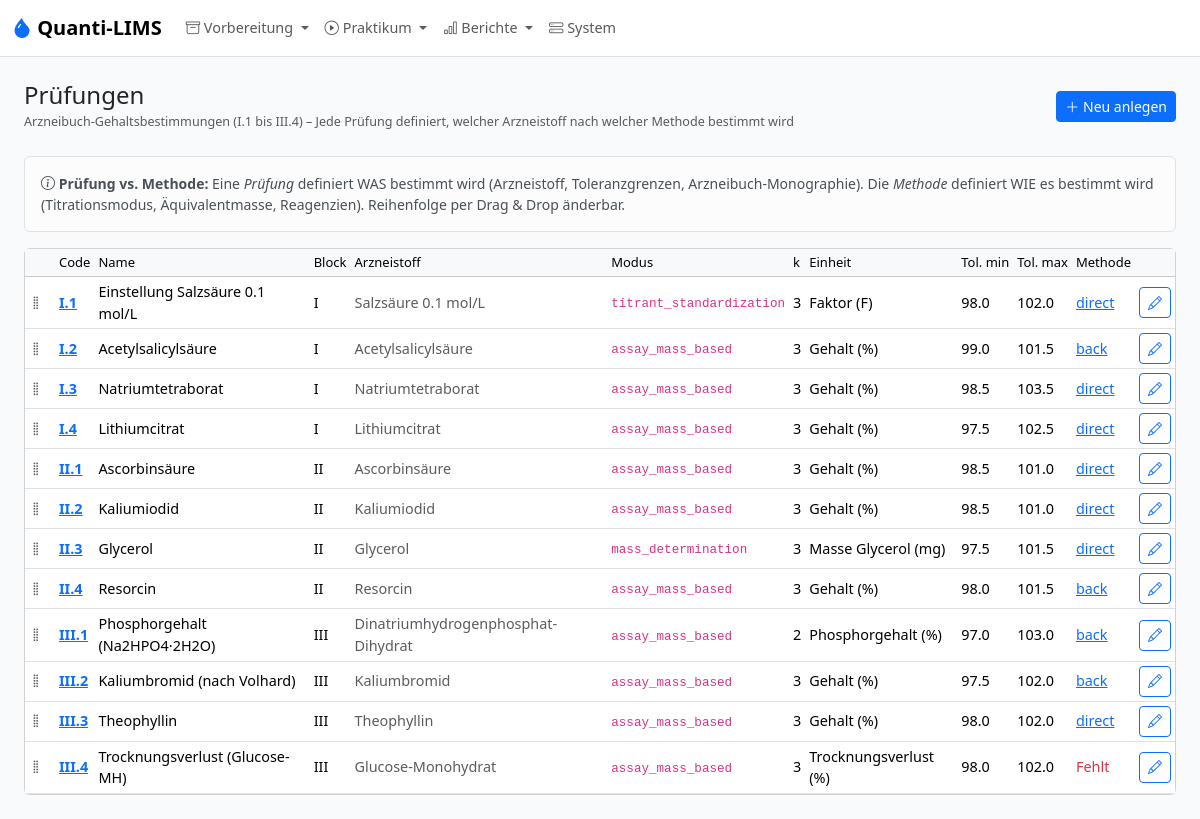
Page /admin/analyses on the committed database.
### models.py (models this page shows, shortened)
class Analysis(db.Model):
    __tablename__ = "analysis"
    id = db.Column(db.Integer, primary_key=True)
    block_id = db.Column(db.Integer, db.ForeignKey("block.id"), nullable=False)
    code = db.Column(db.String(10), unique=True, nullable=False)
    ordinal = db.Column(db.Integer, nullable=False)
    name = db.Column(db.String(200), nullable=False)
    substance_id = db.Column(db.Integer, db.ForeignKey("substance.id"), nullable=False)
    k_determinations = db.Column(db.Integer, nullable=False, default=3)
    result_unit = db.Column(db.String(20), nullable=False, default="%")
    result_label = db.Column(db.String(50), nullable=False, default="Gehalt")
    calculation_mode = db.Column(db.String(50), nullable=False, default=MODE_ASSAY_MASS_BASED)
    e_ab_g = db.Column(db.Float)
    g_ab_min_pct = db.Column(db.Float)
    g_ab_max_pct = db.Column(db.Float)
    source_reference = db.Column(db.String(255))
    tolerance_override_min_pct = db.Column(db.Float)
    tolerance_override_max_pct = db.Column(db.Float)
    notes = db.Column(db.Text)
    m_einwaage_min_mg = db.Column(db.Float, nullable=True)  # Min TA weighing mass (mass_determination mode, mg)
    m_einwaage_max_mg = db.Column(db.Float, nullable=True)  # Max TA weighing mass (mass_determination mode, mg)
    reported_molar_mass_gmol = db.Column(db.Float, nullable=True)
    reported_stoichiometry = db.Column(db.Float, nullable=True)
    block = db.relationship("Block", back_populates="analyses")
    substance = db.relationship("Substance", back_populates="analyses")
    method = db.relationship("Method", back_populates="analysis", uselist=False)
    batches = db.relationship("SampleBatch", back_populates="analysis")
    @property
    def tol_min(self) -> float | None:
        if self.tolerance_override_min_pct is not None:
            return self.tolerance_override_min_pct
        if self.g_ab_min_pct is not None:
            return self.g_ab_min_pct
        if self.substance and self.substance.g_ab_min_pct is not None:
            return self.substance.g_ab_min_pct
        return None
    @property
    def tol_max(self) -> float | None:
        if self.tolerance_override_max_pct is not None:
            return self.tolerance_override_max_pct
        if self.g_ab_max_pct is not None:
            return self.g_ab_max_pct
        if self.substance and self.substance.g_ab_max_pct is not None:
            return self.substance.g_ab_max_pct
        return None

class Block(db.Model):
    __tablename__ = "block"
    id = db.Column(db.Integer, primary_key=True)
    code = db.Column(db.String(10), unique=True, nullable=False)
    name = db.Column(db.String(120), nullable=False)
    max_days = db.Column(db.Integer, nullable=True)  # Orientation value; not a hard constraint
    analyses = db.relationship("Analysis", back_populates="block", order_by="Analysis.ordinal")
    colloquiums = db.relationship("Colloquium", back_populates="block")

class Substance(db.Model):
    __tablename__ = "substance"
    id = db.Column(db.Integer, primary_key=True)
    name = db.Column(db.String(200), unique=True, nullable=False)
    formula = db.Column(db.String(100))
    molar_mass_gmol = db.Column(db.Float)
    anhydrous_molar_mass_gmol = db.Column(db.Float, nullable=True)  # For hydrate correction (e.g. Li citrate tetrahydrate)
    e_ab_g = db.Column(db.Float)
    g_ab_min_pct = db.Column(db.Float)
    g_ab_max_pct = db.Column(db.Float)
    notes = db.Column(db.Text)
    position = db.Column(db.Integer, nullable=False, default=0)
    lots = db.relationship("SubstanceLot", back_populates="substance")
    analyses = db.relationship("Analysis", back_populates="substance")

class Method(db.Model):
    __tablename__ = "method"
    id = db.Column(db.Integer, primary_key=True)
    analysis_id = db.Column(db.Integer, db.ForeignKey("analysis.id"), nullable=False)
    method_type = db.Column(db.String(30), nullable=False)  # direct, back, gravimetric, ...
    m_eq_mg = db.Column(db.Float)
    titrant_name = db.Column(db.String(200))
    titrant_concentration = db.Column(db.String(50))
    c_titrant_mol_l = db.Column(db.Float)      # Numeric concentration of titrant (mol/L)
    n_eq_titrant = db.Column(db.Float)          # Equivalents of titrant per mol analyte (direct) or per mol Vorlage (back)
    c_vorlage_mol_l = db.Column(db.Float)       # Concentration of Vorlage reagent (back-titration only)
    n_eq_vorlage = db.Column(db.Float)          # Equivalents of Vorlage consumed per mol analyte (back-titration only)
    blind_required = db.Column(db.Boolean, nullable=False, default=False)
    b_blind_determinations = db.Column(db.Integer, nullable=False, default=1)
    v_vorlage_ml = db.Column(db.Float)
    v_solution_ml = db.Column(db.Float)       # Total volume substance is dissolved to (e.g. 100.0 mL)
    v_aliquot_ml = db.Column(db.Float)        # Aliquot volume taken for each titration (e.g. 20.0 mL)
    aliquot_enabled = db.Column(db.Boolean, nullable=True, default=None)
    primary_standard_id = db.Column(db.Integer, db.ForeignKey("reagent.id"))
    m_eq_primary_mg = db.Column(db.Float)
    m_eq_primary_mg_override = db.Column(db.Boolean, nullable=False, default=False)  # True → use stored value; False → auto-calculate from c_Titrant × MW_PS / z
    e_ab_ps_g = db.Column(db.Float)          # Arzneibuch-Einwaage Primärstandard (g) – per method, not per reagent
    c_stock_mol_l = db.Column(db.Float)      # Stammkonzentration (mol/L), z.B. 1.0 für 1M HCl
    v_dilution_ml = db.Column(db.Float)      # Verdünnungsvolumen (mL), z.B. 100.0
    description = db.Column(db.Text)
    position = db.Column(db.Integer, nullable=False, default=0)
    analysis = db.relationship("Analysis", back_populates="method")
    primary_standard = db.relationship("Reagent", foreign_keys=[primary_standard_id], back_populates="primary_standard_methods")
    reagent_usages = db.relationship("MethodReagent", back_populates="method")

### app.py (the view)
    @app.route("/admin/analyses")
    def admin_analyses():
        items = Analysis.query.order_by(Analysis.ordinal).all()
        return render_template("admin/analyses.html", items=items)

### templates/admin/analyses.html (shortened to what this page needs)
{% extends "base.html" %}
{% from "macros.html" import page_header %}
{% block content %}
{{ page_header("Prüfungen", "Arzneibuch-Gehaltsbestimmungen (I.1 bis III.4) – Jede Prüfung definiert, welcher Arzneistoff nach welcher Methode bestimmt wird", url_for('admin_analysis_form')) }}
<div class="alert alert-light border small">
  <i class="bi bi-info-circle"></i> <strong>Prüfung vs. Methode:</strong>
  Eine <em>Prüfung</em> definiert WAS bestimmt wird (Arzneistoff, Toleranzgrenzen, Arzneibuch-Monographie).
  Die <em>Methode</em> definiert WIE es bestimmt wird (Titrationsmodus, Äquivalentmasse, Reagenzien).
  Reihenfolge per Drag &amp; Drop änderbar.
</div>
<div class="card"><div class="table-responsive">
<table class="table table-sm table-hover mb-0 align-middle">
<thead class="table-light"><tr><th style="width:30px"></th><th>Code</th><th>Name</th><th>Block</th><th>Arzneistoff</th><th>Modus</th><th>k</th><th>Einheit</th><th>Tol. min</th><th>Tol. max</th><th>Methode</th><th></th></tr></thead>
<tbody id="analysis-sortable">
{% for a in items %}
<tr data-id="{{ a.id }}">
  <td class="drag-handle" style="cursor:grab"><i class="bi bi-grip-vertical text-body-secondary"></i></td>
  <td><strong><a href="{{ url_for('admin_analysis_form', id=a.id) }}">{{ a.code }}</a></strong></td>
  <td>{{ a.name }}</td>
  <td>{{ a.block.code }}</td>
  <td class="text-body-secondary">{{ a.substance.name }}</td>
  <td><code>{{ a.calculation_mode }}</code></td>
  <td>{{ a.k_determinations }}</td>
  <td>{{ a.result_label }} ({{ a.result_unit }})</td>
  <td>{{ a.tol_min|fmt(1) }}</td>
  <td>{{ a.tol_max|fmt(1) }}</td>
  <td>{% if a.method %}<a href="{{ url_for('admin_method_form', id=a.method.id) }}">{{ a.method.method_type }}</a>{% else %}<span class="text-danger">Fehlt</span>{% endif %}</td>
  <td><a href="{{ url_for('admin_analysis_form', id=a.id) }}" class="btn btn-outline-primary btn-sm"><i class="bi bi-pencil"></i></a></td>
</tr>
{% endfor %}
</tbody></table></div></div>
{% endblock %}

### static/style.css (style rules this page uses)
:root { --ql-primary: #2563eb; --ql-bg: #f8fafc; }
body { background: var(--ql-bg); font-size: 0.9rem; }
.alert { font-size: 0.875rem; }
.table th { font-weight: 500; font-size: 0.8125rem; white-space: nowrap; }
.table td { vertical-align: middle; }
.drag-handle { cursor: grab; user-select: none; }

### rows in the picture
Analysis: code "I.1", name "Einstellung Salzsäure 0.1 mol/L", block.code "I", substance.name "Salzsäure 0.1 mol/L", calculation_mode "titrant_standardization", k_determinations "3", result_label "Faktor", result_unit "F", tol_min|fmt "98.0", tol_max|fmt "102.0", method.method_type "direct"
Analysis: code "I.2", name "Acetylsalicylsäure", block.code "I", substance.name "Acetylsalicylsäure", calculation_mode "assay_mass_based", k_determinations "3", result_label "Gehalt", result_unit "%", tol_min|fmt "99.0", tol_max|fmt "101.5", method.method_type "back"
Analysis: code "I.3", name "Natriumtetraborat", block.code "I", substance.name "Natriumtetraborat", calculation_mode "assay_mass_based", k_determinations "3", result_label "Gehalt", result_unit "%", tol_min|fmt "98.5", tol_max|fmt "103.5", method.method_type "direct"
Analysis: code "I.4", name "Lithiumcitrat", block.code "I", substance.name "Lithiumcitrat", calculation_mode "assay_mass_based", k_determinations "3", result_label "Gehalt", result_unit "%", tol_min|fmt "97.5", tol_max|fmt "102.5", method.method_type "direct"
Analysis: code "II.1", name "Ascorbinsäure", block.code "II", substance.name "Ascorbinsäure", calculation_mode "assay_mass_based", k_determinations "3", result_label "Gehalt", result_unit "%", tol_min|fmt "98.5", tol_max|fmt "101.0", method.method_type "direct"
Analysis: code "II.2", name "Kaliumiodid", block.code "II", substance.name "Kaliumiodid", calculation_mode "assay_mass_based", k_determinations "3", result_label "Gehalt", result_unit "%", tol_min|fmt "98.5", tol_max|fmt "101.0", method.method_type "direct"
Analysis: code "II.3", name "Glycerol", block.code "II", substance.name "Glycerol", calculation_mode "mass_determination", k_determinations "3", result_label "Masse Glycerol", result_unit "mg", tol_min|fmt "97.5", tol_max|fmt "101.5", method.method_type "direct"
Analysis: code "II.4", name "Resorcin", block.code "II", substance.name "Resorcin", calculation_mode "assay_mass_based", k_determinations "3", result_label "Gehalt", result_unit "%", tol_min|fmt "98.0", tol_max|fmt "101.5", method.method_type "back"
Analysis: code "III.1", name "Phosphorgehalt (Na2HPO4·2H2O)", block.code "III", substance.name "Dinatriumhydrogenphosphat-Dihydrat", calculation_mode "assay_mass_based", k_determinations "2", result_label "Phosphorgehalt", result_unit "%", tol_min|fmt "97.0", tol_max|fmt "103.0", method.method_type "back"
Analysis: code "III.2", name "Kaliumbromid (nach Volhard)", block.code "III", substance.name "Kaliumbromid", calculation_mode "assay_mass_based", k_determinations "3", result_label "Gehalt", result_unit "%", tol_min|fmt "97.5", tol_max|fmt "102.0", method.method_type "back"
Analysis: code "III.3", name "Theophyllin", block.code "III", substance.name "Theophyllin", calculation_mode "assay_mass_based", k_determinations "3", result_label "Gehalt", result_unit "%", tol_min|fmt "98.0", tol_max|fmt "102.0", method.method_type "direct"
Analysis: code "III.4", name "Trocknungsverlust (Glucose-MH)", block.code "III", substance.name "Glucose-Monohydrat", calculation_mode "assay_mass_based", k_determinations "3", result_label "Trocknungsverlust", result_unit "%", tol_min|fmt "98.0", tol_max|fmt "102.0", shows "Fehlt"

### other values in the picture
{{ title }} "Prüfungen"
{{ subtitle }} "Arzneibuch-Gehaltsbestimmungen (I.1 bis III.4) – Jede Prüfung definiert, welcher Arzneistoff nach welcher Methode bestimmt wird"
{{ new_label }} "Neu anlegen"
